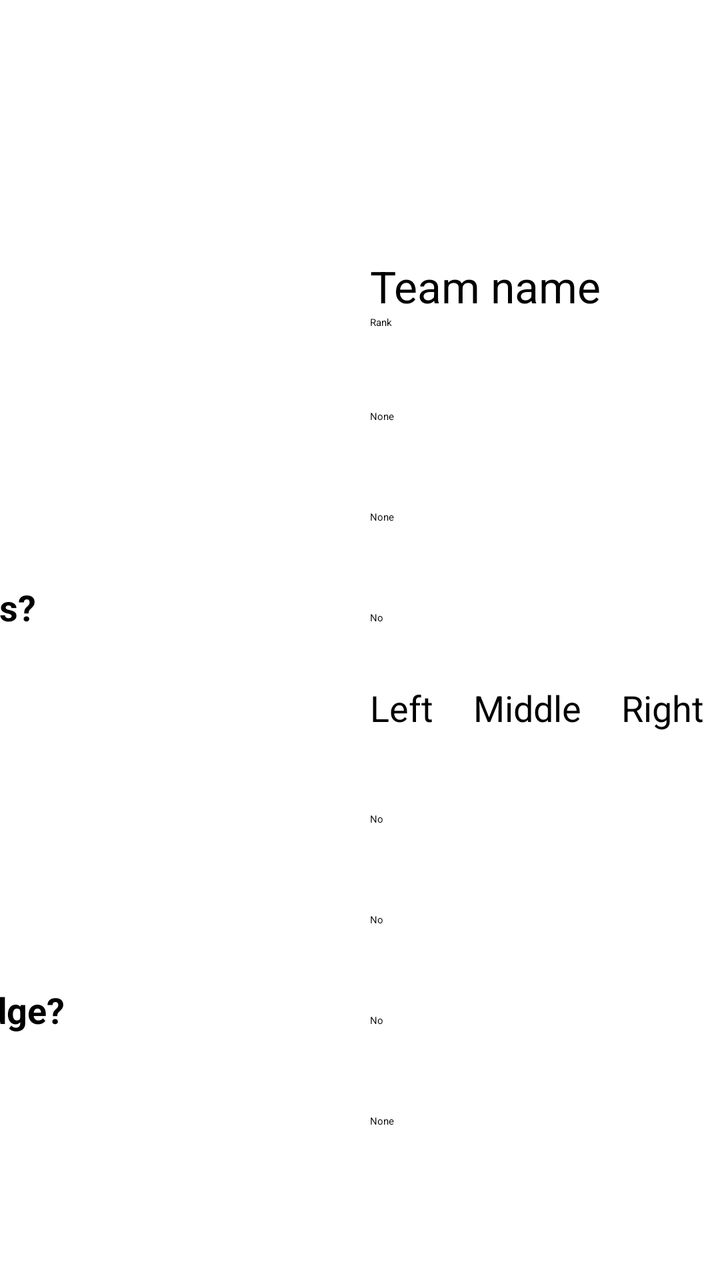
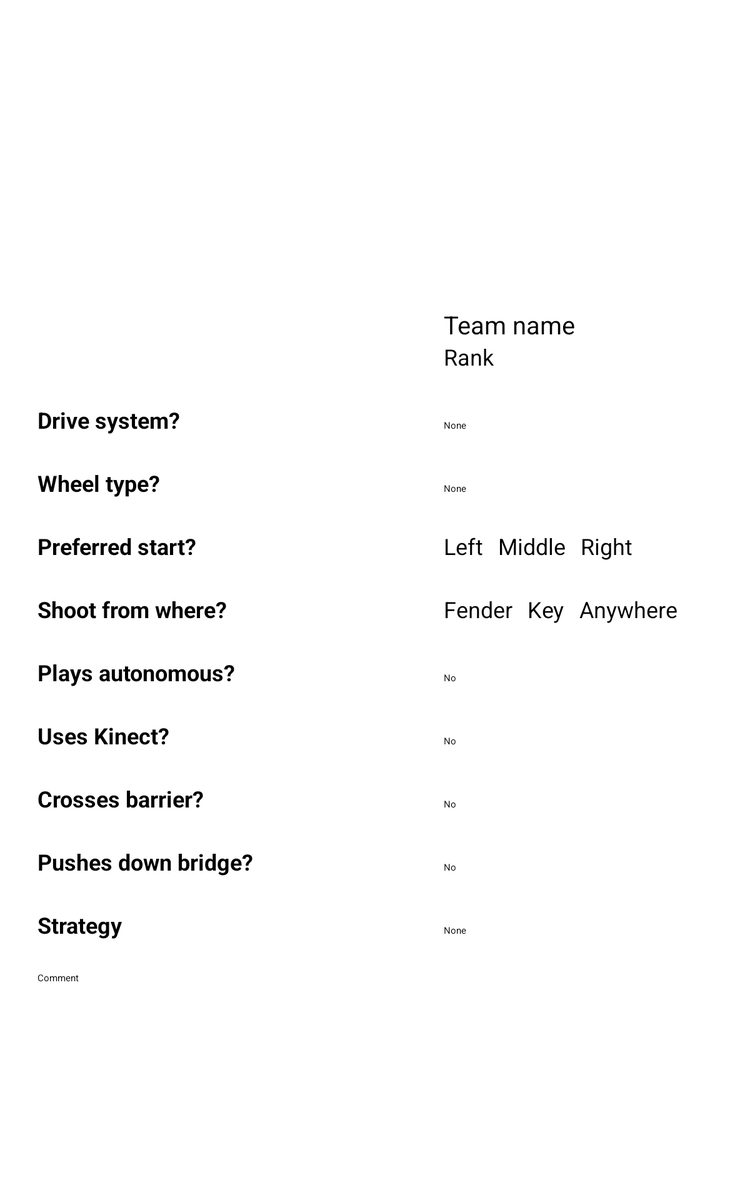

One screen, two layout resources from the same app: the default and the repository's alternative for another configuration. Each is rendered where Android would select it; the XML of both is given below.
<!-- AndroidManifest.xml: application theme AppTheme -->
<!-- res/layout/team_input_main.xml -->
<?xml version="1.0" encoding="utf-8"?>

<ScrollView xmlns:android="http://schemas.android.com/apk/res/android"
    android:layout_width="match_parent"
    android:layout_height="match_parent"
    android:orientation="vertical"
    android:focusable="true"
    android:focusableInTouchMode="true"  >

    

    <RelativeLayout
        android:id="@+id/Team_Input_Screen"
        android:layout_width="700dp"
        android:layout_height="wrap_content"
        android:layout_gravity="center_horizontal|center_vertical" 
        android:padding="30dp"
        android:background="@drawable/picture_frame" >

        <ImageView
            android:id="@+id/IV_Team_Picture"
            android:layout_width="125dp"
            android:layout_height="125dp"
            android:layout_alignParentTop="true"
            android:onClick="onPhotoClick"
            android:background="@drawable/picture_frame_small"
            android:src="@drawable/ic_contact_picture"
            android:text="@string/team_name" 
            android:scaleType="fitXY"
            android:layout_alignParentLeft="true"/>

      <EditText
            android:id="@+id/ET_Team_Rank"
            android:layout_width="wrap_content"
            android:layout_height="wrap_content"
            
            android:layout_alignBottom="@id/IV_Team_Picture"
            android:layout_marginLeft="200dp"
            android:layout_toRightOf="@id/IV_Team_Picture"
            
            android:inputType="number"
            android:maxLines="1"
            android:hint="@string/rank" />
        
        <EditText
            android:id="@+id/ET_Team_Name"
            android:layout_width="200dp"
            android:layout_height="wrap_content"
            android:layout_alignLeft="@id/ET_Team_Rank"
            android:layout_above="@id/ET_Team_Rank"
            android:hint="@string/team_name"
            android:maxLines="1"
            android:textSize="22sp" />

        <TextView
            android:id="@+id/TV_Drive"
            style="@style/team_scouting_row"
            android:layout_below="@id/IV_Team_Picture"
            android:layout_marginTop="26dp"
            android:text="@string/drive" />

        <Spinner
            android:id="@+id/SP_Drive"
            style="@style/team_scouting_spinner"
            android:layout_alignBaseline="@id/TV_Drive"
            android:layout_alignLeft="@id/ET_Team_Name"
            android:entries="@array/drive_option" />

        <TextView
            android:id="@+id/TV_Wheel"
            style="@style/team_scouting_row"
            android:layout_below="@id/TV_Drive"
            android:layout_marginTop="26dp"
            android:text="@string/wheel" />

        <Spinner
            android:id="@+id/SP_Wheel"
            style="@style/team_scouting_spinner"
            android:layout_alignBaseline="@id/TV_Wheel"
            android:layout_alignLeft="@id/ET_Team_Name"
            android:entries="@array/wheel_option" />

        <TextView
            android:id="@+id/TV_Team_Auto"
            style="@style/team_scouting_row"
            android:layout_below="@id/TV_Wheel"
            android:layout_marginTop="26dp"
            android:text="@string/play_auto" />

        <ToggleButton
            android:id="@+id/TBT_Team_Auto"
            style="@style/team_scouting_togglebutton"
            android:layout_alignBaseline="@id/TV_Team_Auto"
            android:layout_alignLeft="@id/ET_Team_Name" />

        <TextView
            android:id="@+id/TV_Position"
            style="@style/team_scouting_row"
            android:layout_below="@id/TV_Team_Auto"
            android:layout_marginTop="26dp"
            android:text="@string/prefer_position" />

        <CheckBox
            android:id="@+id/CB_Left"
            style="@style/team_scouting_checkbox"
            android:layout_alignBottom="@id/TV_Position"
            android:layout_alignTop="@id/TV_Position"
            android:layout_alignLeft="@id/TBT_Team_Auto"
            android:text="@string/left" />

        <CheckBox
            android:id="@+id/CB_Middle"
            style="@style/team_scouting_checkbox"
            android:layout_alignBottom="@id/TV_Position"
            android:layout_alignTop="@id/TV_Position"
            android:layout_marginLeft="20dp"
            android:layout_toRightOf="@id/CB_Left"
            android:text="@string/middle" />

        <CheckBox
            android:id="@+id/CB_Right"
            style="@style/team_scouting_checkbox"
            android:layout_alignBottom="@id/TV_Position"
            android:layout_alignTop="@id/TV_Position"
            android:layout_marginLeft="20dp"
            android:layout_toRightOf="@id/CB_Middle"
            android:text="@string/right" />

        <TextView
            android:id="@+id/TV_Team_Kinect"
            style="@style/team_scouting_row"
            android:layout_below="@id/TV_Position"
            android:layout_marginTop="26dp"
            android:text="@string/STR_Kinect" />

        <ToggleButton
            android:id="@+id/TBT_Team_Kinect"
            style="@style/team_scouting_togglebutton"
            android:layout_alignBaseline="@id/TV_Team_Kinect"
            android:layout_alignLeft="@id/ET_Team_Name" />

        <TextView
            android:id="@+id/TV_Team_Barrier"
            style="@style/team_scouting_row"
            android:layout_below="@id/TV_Team_Kinect"
            android:layout_marginTop="26dp"
            android:text="@string/team_barrier" />

        <ToggleButton
            android:id="@+id/TBT_Team_Barrier"
            style="@style/team_scouting_togglebutton"
            android:layout_alignBaseline="@id/TV_Team_Barrier"
            android:layout_alignLeft="@id/ET_Team_Name" />

        <TextView
            android:id="@+id/TV_Team_Bridge"
            style="@style/team_scouting_row"
            android:layout_below="@id/TV_Team_Barrier"
            android:layout_marginTop="26dp"
            android:text="@string/team_bridge" />

        <ToggleButton
            android:id="@+id/TBT_Team_Bridge"
            style="@style/team_scouting_togglebutton"
            android:layout_alignBaseline="@id/TV_Team_Bridge"
            android:layout_alignLeft="@id/ET_Team_Name" />

        <TextView
            android:id="@+id/TV_Team_Strategy"
            style="@style/team_scouting_row"
            android:layout_below="@id/TV_Team_Bridge"
            android:layout_marginTop="26dp"
            android:text="@string/strategy" />

        <Spinner
            android:id="@+id/SP_Strategy"
            style="@style/team_scouting_spinner"
            android:layout_alignBaseline="@id/TV_Team_Strategy"
            android:layout_alignLeft="@id/ET_Team_Name"
            android:entries="@array/strategy_option" />

        <EditText
            android:id="@+id/ET_Team_Comment"
            android:layout_width="match_parent"
            android:layout_height="wrap_content"
            android:layout_below="@id/TV_Team_Strategy"
            android:layout_alignLeft="@id/TV_Team_Strategy"
            android:scrollHorizontally="false"
            android:layout_marginTop="26dp"
            android:hint="@string/comment" />
    </RelativeLayout>


</ScrollView>
<!-- resources referenced by this layout -->
<resources>
  <string-array name="drive_option">
          <item>None</item>
          <item>6-Wheel Drop</item>
          <item>Mecanum</item>
          <item>Omni</item>
          <item>Swerve</item>
          <item>4-Wheel Drive</item>
          <item>8-Wheel</item>
          <item>Slide</item>
          <item>Other</item>
      </string-array>
  <string-array name="strategy_option">
          <item>None</item>
          <item>Offense</item>
          <item>Defense</item>
      </string-array>
  <string-array name="wheel_option">
          <item>None</item>
          <item>Plaction</item>
          <item>Metal with traction</item>
          <item>Omni-wheels</item>
          <item>Mecanum</item>
          <item>Kit of parts (KoP)</item>
          <item>Pneumatic</item>
          <item>Tank tread</item>
          <item>Other</item>
      </string-array>
  <!-- drawable picture_frame (drawable) -->
  <?xml version="1.0" encoding="utf-8"?>
  <selector xmlns:android="http://schemas.android.com/apk/res/android">
  
      <item android:state_pressed="true" android:drawable="@drawable/picture_frame_pressed" />
      <item android:drawable="@drawable/picture_frame_default" />
  </selector>
  <!-- drawable picture_frame_small (drawable) -->
  <?xml version="1.0" encoding="utf-8"?>
  <selector xmlns:android="http://schemas.android.com/apk/res/android">
      
      <item android:state_pressed="true" android:drawable="@drawable/picture_frame_pressed" />
      <item android:drawable="@drawable/picture_frame_default" />
  </selector>
  <string name="STR_Kinect">Uses Kinect?</string>
  <string name="comment">Comment</string>
  <string name="drive">Drive system?</string>
  <string name="left">Left</string>
  <string name="middle">Middle</string>
  <string name="play_auto">Plays autonomous?</string>
  <string name="prefer_position">Preferred start?</string>
  <string name="rank">Rank</string>
  <string name="right">Right</string>
  <string name="strategy">Strategy</string>
  <string name="team_barrier">Crosses barrier?</string>
  <string name="team_bridge">Pushes down bridge?</string>
  <string name="team_name">Team name</string>
  <string name="wheel">Wheel type?</string>
  <style name="team_scouting_checkbox">
          <item name="android:layout_width">wrap_content</item>
          <item name="android:layout_height">wrap_content</item>
          <item name="android:textSize">18sp</item>
      </style>
  <style name="team_scouting_row">
          <item name="android:layout_width">wrap_content</item>
          <item name="android:layout_height">wrap_content</item>
          <item name="android:textSize">18sp</item>
          <item name="android:textStyle">bold</item>
          <item name="android:layout_alignParentLeft">true</item>
          <item name="android:layout_weight">1</item>
      </style>
  <style name="team_scouting_spinner">
          <item name="android:layout_width">250dp</item>
          <item name="android:layout_height">wrap_content</item>
          <item name="android:textSize">18sp</item>
          <item name="android:textStyle">bold</item>
      </style>
  <style name="team_scouting_togglebutton">
          <item name="android:layout_width">120dp</item>
          <item name="android:layout_height">wrap_content</item>
          <item name="android:textOff">@string/no</item>
          <item name="android:textOn">@string/yes</item>
      </style>
  <!-- from res/values-v11/ -->
  <style name="AppTheme" parent="Theme.Sherlock.Light" />
  <string name="no">No</string>
  <string name="yes">Yes</string>
</resources>
<!-- res/layout-large/team_input_main.xml (the repository's variant of the layout above) -->
<!-- drawn on a 7-inch tablet held upright -->
<?xml version="1.0" encoding="utf-8"?>

<ScrollView xmlns:android="http://schemas.android.com/apk/res/android"
    android:layout_width="match_parent"
    android:layout_height="match_parent"
    android:orientation="vertical"
    android:focusable="true"
    android:focusableInTouchMode="true"  >

    

    <RelativeLayout
        android:id="@+id/Team_Input_Screen"
        android:layout_width="wrap_content"
        android:layout_height="wrap_content"
        android:layout_gravity="center_horizontal|center_vertical" 
        android:padding="30dp"
        android:background="@drawable/picture_frame" >

        <ImageView
            android:id="@+id/IV_Team_Picture"
            android:layout_width="125dp"
            android:layout_height="125dp"
            android:layout_alignParentTop="true"
            android:onClick="onPhotoClick"
            android:background="@drawable/picture_frame_small"
            android:src="@drawable/ic_contact_picture"
            android:text="@string/team_name" 
            android:scaleType="fitXY"
            android:layout_alignParentLeft="true" 
            android:contentDescription="@string/team_photo_content_description"/>

      <EditText
            android:id="@+id/ET_Team_Rank"
            android:layout_width="wrap_content"
            android:layout_height="wrap_content"     
            android:layout_alignBottom="@id/IV_Team_Picture"
            android:layout_marginLeft="200dp"
            android:layout_toRightOf="@id/IV_Team_Picture"
            android:maxLength="4"
            android:inputType="number"
            android:maxLines="1"
            android:hint="@string/rank" 
            android:textSize="18sp" />
        
        <EditText
            android:id="@+id/ET_Team_Name"
            android:layout_width="200dp"
            android:layout_height="wrap_content"
            android:layout_alignLeft="@id/ET_Team_Rank"
            android:layout_above="@id/ET_Team_Rank"
            android:hint="@string/team_name"
            android:textSize="20sp" 
            android:inputType="text|textCapSentences"/>
        
        <TextView
            android:id="@+id/TV_Drive"
            style="@style/team_scouting_row"
            android:layout_below="@id/IV_Team_Picture"
            android:layout_marginTop="26dp"
            android:text="@string/drive" />

        <Spinner
            android:id="@+id/SP_Drive"
            style="@style/team_scouting_spinner"
            android:layout_alignBaseline="@id/TV_Drive"
            android:layout_alignLeft="@id/ET_Team_Name"
            android:entries="@array/drive_option" />

        <TextView
            android:id="@+id/TV_Wheel"
            style="@style/team_scouting_row"
            android:layout_below="@id/TV_Drive"
            android:layout_marginTop="26dp"
            android:text="@string/wheel" />

        <Spinner
            android:id="@+id/SP_Wheel"
            style="@style/team_scouting_spinner"
            android:layout_alignBaseline="@id/TV_Wheel"
            android:layout_alignLeft="@id/ET_Team_Name"
            android:entries="@array/wheel_option" />



        <TextView
            android:id="@+id/TV_Position"
            style="@style/team_scouting_row"
            android:layout_below="@id/TV_Wheel"
            android:layout_marginTop="26dp"
            android:text="@string/prefer_position" />

        <CheckBox
            android:id="@+id/CB_Left"
            style="@style/team_scouting_checkbox"
            android:layout_alignBottom="@id/TV_Position"
            android:layout_alignTop="@id/TV_Position"
            android:layout_alignLeft="@id/SP_Wheel"
            android:text="@string/left" />

        <CheckBox
            android:id="@+id/CB_Middle"
            style="@style/team_scouting_checkbox"
            android:layout_alignBottom="@id/TV_Position"
            android:layout_alignTop="@id/TV_Position"
            android:layout_marginLeft="12dp"
            android:layout_toRightOf="@id/CB_Left"
            android:text="@string/middle" />

        <CheckBox
            android:id="@+id/CB_Right"
            style="@style/team_scouting_checkbox"
            android:layout_alignBottom="@id/TV_Position"
            android:layout_alignTop="@id/TV_Position"
            android:layout_marginLeft="12dp"
            android:layout_toRightOf="@id/CB_Middle"
            android:text="@string/right" />

        <TextView
            android:id="@+id/TV_Shoot_From_Where"
            style="@style/team_scouting_row"
            android:layout_below="@id/TV_Position"
            android:layout_marginTop="26dp"
            android:text="@string/shoot_from_where" />
        
        <CheckBox
            android:id="@+id/CB_Fender"
            style="@style/team_scouting_checkbox"
            android:layout_alignBottom="@id/TV_Shoot_From_Where"
            android:layout_alignTop="@id/TV_Shoot_From_Where"
            android:layout_alignLeft="@id/TBT_Team_Auto"
            android:text="@string/fender" />

        <CheckBox
            android:id="@+id/CB_Key"
            style="@style/team_scouting_checkbox"
            android:layout_alignBottom="@id/TV_Shoot_From_Where"
            android:layout_alignTop="@id/TV_Shoot_From_Where"
            android:layout_marginLeft="12dp"
            android:layout_toRightOf="@id/CB_Fender"
            android:text="@string/key" />

        <CheckBox
            android:id="@+id/CB_Anywhere"
            style="@style/team_scouting_checkbox"
            android:layout_alignBottom="@id/TV_Shoot_From_Where"
            android:layout_alignTop="@id/TV_Shoot_From_Where"
            android:layout_marginLeft="12dp"
            android:layout_toRightOf="@id/CB_Key"
            android:text="@string/anywhere" />
        
        <TextView
            android:id="@+id/TV_Team_Auto"
            style="@style/team_scouting_row"
            android:layout_below="@id/TV_Shoot_From_Where"
            android:layout_marginTop="26dp"
            android:text="@string/play_auto" />

        <ToggleButton
            android:id="@+id/TBT_Team_Auto"
            style="@style/team_scouting_togglebutton"
            android:layout_alignBaseline="@id/TV_Team_Auto"
            android:layout_alignLeft="@id/ET_Team_Name" />
        
        <TextView
            android:id="@+id/TV_Team_Kinect"
            style="@style/team_scouting_row"
            android:layout_below="@id/TV_Team_Auto"
            android:layout_marginTop="26dp"
            android:text="@string/STR_Kinect" />

        <ToggleButton
            android:id="@+id/TBT_Team_Kinect"
            style="@style/team_scouting_togglebutton"
            android:layout_alignBaseline="@id/TV_Team_Kinect"
            android:layout_alignLeft="@id/ET_Team_Name" />

        <TextView
            android:id="@+id/TV_Team_Barrier"
            style="@style/team_scouting_row"
            android:layout_below="@id/TV_Team_Kinect"
            android:layout_marginTop="26dp"
            android:text="@string/team_barrier" />

        <ToggleButton
            android:id="@+id/TBT_Team_Barrier"
            style="@style/team_scouting_togglebutton"
            android:layout_alignBaseline="@id/TV_Team_Barrier"
            android:layout_alignLeft="@id/ET_Team_Name" />

        <TextView
            android:id="@+id/TV_Team_Bridge"
            style="@style/team_scouting_row"
            android:layout_below="@id/TV_Team_Barrier"
            android:layout_marginTop="26dp"
            android:text="@string/team_bridge" />

        <ToggleButton
            android:id="@+id/TBT_Team_Bridge"
            style="@style/team_scouting_togglebutton"
            android:layout_alignBaseline="@id/TV_Team_Bridge"
            android:layout_alignLeft="@id/ET_Team_Name" />

        <TextView
            android:id="@+id/TV_Team_Strategy"
            style="@style/team_scouting_row"
            android:layout_below="@id/TV_Team_Bridge"
            android:layout_marginTop="26dp"
            android:text="@string/strategy" />

        <Spinner
            android:id="@+id/SP_Strategy"
            style="@style/team_scouting_spinner"
            android:layout_alignBaseline="@id/TV_Team_Strategy"
            android:layout_alignLeft="@id/ET_Team_Name"
            android:entries="@array/strategy_option" />

        <EditText
            android:id="@+id/ET_Team_Comment"
            android:layout_width="625dp"
            android:layout_height="wrap_content"
            android:layout_below="@id/TV_Team_Strategy"
            android:layout_alignLeft="@id/TV_Team_Strategy"
            android:scrollHorizontally="false"
            android:layout_marginTop="25dp"
            android:hint="@string/comment"
            android:inputType="text|textCapSentences" />
    </RelativeLayout>


</ScrollView>
<!-- resources referenced by the variant -->
<!-- as a 7-inch tablet held upright resolves them -->
<resources>
  <string-array name="drive_option">
          <item>None</item>
          <item>6-Wheel Drop</item>
          <item>Mecanum</item>
          <item>Omni</item>
          <item>Swerve</item>
          <item>4-Wheel Drive</item>
          <item>8-Wheel</item>
          <item>Slide</item>
          <item>Other</item>
      </string-array>
  <string-array name="strategy_option">
          <item>None</item>
          <item>Offense</item>
          <item>Defense</item>
      </string-array>
  <string-array name="wheel_option">
          <item>None</item>
          <item>Plaction</item>
          <item>Metal with traction</item>
          <item>Omni-wheels</item>
          <item>Mecanum</item>
          <item>Kit of parts (KoP)</item>
          <item>Pneumatic</item>
          <item>Tank tread</item>
          <item>Other</item>
      </string-array>
  <!-- drawable picture_frame (drawable) -->
  <?xml version="1.0" encoding="utf-8"?>
  <selector xmlns:android="http://schemas.android.com/apk/res/android">
  
      <item android:state_pressed="true" android:drawable="@drawable/picture_frame_pressed" />
      <item android:drawable="@drawable/picture_frame_default" />
  </selector>
  <!-- drawable picture_frame_small (drawable) -->
  <?xml version="1.0" encoding="utf-8"?>
  <selector xmlns:android="http://schemas.android.com/apk/res/android">
      
      <item android:state_pressed="true" android:drawable="@drawable/picture_frame_pressed" />
      <item android:drawable="@drawable/picture_frame_default" />
  </selector>
  <string name="STR_Kinect">Uses Kinect?</string>
  <string name="anywhere">Anywhere</string>
  <string name="comment">Comment</string>
  <string name="drive">Drive system?</string>
  <string name="fender">Fender</string>
  <string name="key">Key</string>
  <string name="left">Left</string>
  <string name="middle">Middle</string>
  <string name="play_auto">Plays autonomous?</string>
  <string name="prefer_position">Preferred start?</string>
  <string name="rank">Rank</string>
  <string name="right">Right</string>
  <string name="shoot_from_where">Shoot from where?</string>
  <string name="strategy">Strategy</string>
  <string name="team_barrier">Crosses barrier?</string>
  <string name="team_bridge">Pushes down bridge?</string>
  <string name="team_name">Team name</string>
  <string name="team_photo_content_description">Team photo</string>
  <string name="wheel">Wheel type?</string>
  <style name="team_scouting_checkbox">
          <item name="android:layout_width">wrap_content</item>
          <item name="android:layout_height">wrap_content</item>
          <item name="android:textSize">18sp</item>
      </style>
  <style name="team_scouting_row">
          <item name="android:layout_width">wrap_content</item>
          <item name="android:layout_height">wrap_content</item>
          <item name="android:textSize">18sp</item>
          <item name="android:textStyle">bold</item>
          <item name="android:layout_alignParentLeft">true</item>
          <item name="android:layout_weight">1</item>
      </style>
  <style name="team_scouting_spinner">
          <item name="android:layout_width">250dp</item>
          <item name="android:layout_height">wrap_content</item>
          <item name="android:textSize">18sp</item>
          <item name="android:textStyle">bold</item>
      </style>
  <style name="team_scouting_togglebutton">
          <item name="android:layout_width">120dp</item>
          <item name="android:layout_height">wrap_content</item>
          <item name="android:textOff">@string/no</item>
          <item name="android:textOn">@string/yes</item>
      </style>
  <!-- from res/values-v11/ -->
  <style name="AppTheme" parent="Theme.Sherlock.Light" />
  <string name="no">No</string>
  <string name="yes">Yes</string>
</resources>
